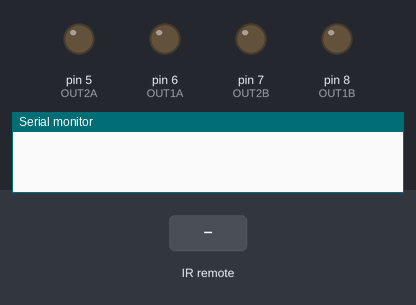
The sketch below on a simulated Arduino Uno, built with avr-gcc and run on an emulated ATmega328P. On the bench: output pins drawn as LEDs (lit = HIGH), the last lines printed to the serial monitor. The test bench sets the inputs (shaded band).

Above: at 1.2 s.
1.3 s: infrared code 0x1FEA05F received
At 1.45 s:
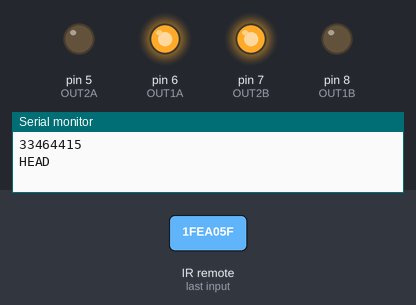
3.1 s: infrared code 0x1FED827 received
At 3.25 s:
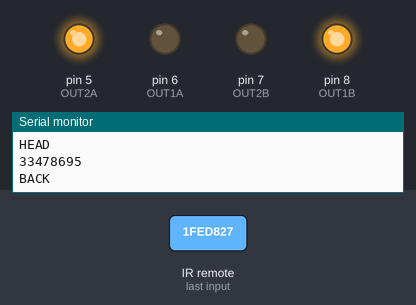
4.9 s: infrared code 0x1FEE01F received
At 5.05 s:
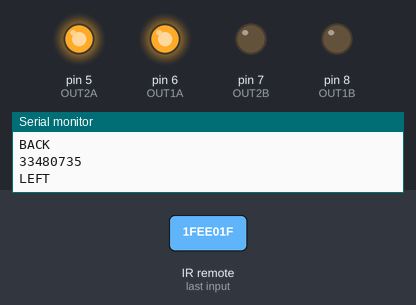
6.7 s: infrared code 0x1FE906F received
At 6.85 s:
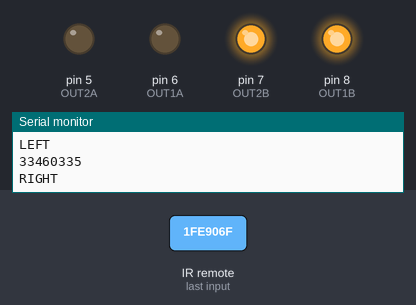
Timing chart, 0 to 9.5 s (numbered marks = the images above; inputs shaded):
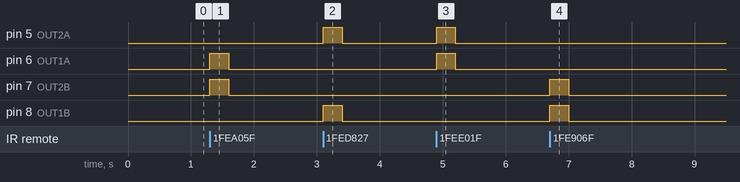

The sketch:

__.ino
```cpp
int period = 5;
//float t1,t2,t3;


//--------------------红外
#include<IRremote.h>
#define IR_PIN 10
decode_results results;

IRrecv irrecv(IR_PIN);
#define irhead 33464415
#define irback 33478695
#define irleft 33480735
#define irright 33460335


//-------------------------------电机部分
//D6，D8控制1A，1B的电机
#define OUT1A 6
#define OUT1B 8
//D5，D7控制2A，2B的电机
#define OUT2A 5
#define OUT2B 7


//---------------------------------------------------------------
void left()
{
  digitalWrite(OUT1A, HIGH);
  digitalWrite(OUT1B, LOW);
  digitalWrite(OUT2A, HIGH);
  digitalWrite(OUT2B, LOW);
}
void right()
{
  digitalWrite(OUT1A, LOW);
  digitalWrite(OUT1B, HIGH);
  digitalWrite(OUT2A, LOW);
  digitalWrite(OUT2B, HIGH);
}

void back()
{
  digitalWrite(OUT1A, LOW);
  digitalWrite(OUT1B, HIGH);
  digitalWrite(OUT2A, HIGH);
  digitalWrite(OUT2B, LOW);

}

void head()
{
  digitalWrite(OUT1A, HIGH);
  digitalWrite(OUT1B, LOW);
  digitalWrite(OUT2A, LOW);
  digitalWrite(OUT2B, HIGH);


}

void STOP()
{
  digitalWrite(OUT1A, LOW);
  digitalWrite(OUT1B, LOW);
  digitalWrite(OUT2A, LOW);
  digitalWrite(OUT2B, LOW);


}
void period5()//红外遥控
{

  if (irrecv.decode(&results)) {
    Serial.println(results.value, DEC);
    switch (results.value)
    {

      case irhead:
        head();
        Serial.println("HEAD");
        delay(300);
        STOP();
        break;

      case irback:
        back();
        Serial.println("BACK");
        delay(300);
        STOP();
        break;

      case irleft:
        left();
        Serial.println("LEFT");
        delay(300);
        STOP();
        break;

      case irright:
        right();
        Serial.println("RIGHT");
        delay(300);
        STOP();
        break;

      case 33441975:
        period = 1;
        break;
    }

    irrecv.resume();
  }
}


void setup()
{
  pinMode(OUT1A, OUTPUT);//驱动
  pinMode(OUT1B, OUTPUT);
  pinMode(OUT2A, OUTPUT);
  pinMode(OUT2B, OUTPUT);

  Serial.begin(9600);  // 初始化串口通信及连接SR04的引脚


  irrecv.enableIRIn();//启动遥控器
}

void loop()
{

  period5();

}
```

Measured:
- after the input at 1.3 s, pin 6 (OUT1A), pin 7 (OUT2B): LOW → HIGH at once, → LOW 0.30 s later
- after the input at 3.1 s, pin 5 (OUT2A), pin 8 (OUT1B): LOW → HIGH at once, → LOW 0.30 s later
- after the input at 4.9 s, pin 5 (OUT2A), pin 6 (OUT1A): LOW → HIGH at once, → LOW 0.30 s later
- after the input at 6.7 s, pin 7 (OUT2B), pin 8 (OUT1B): LOW → HIGH at once, → LOW 0.30 s later
